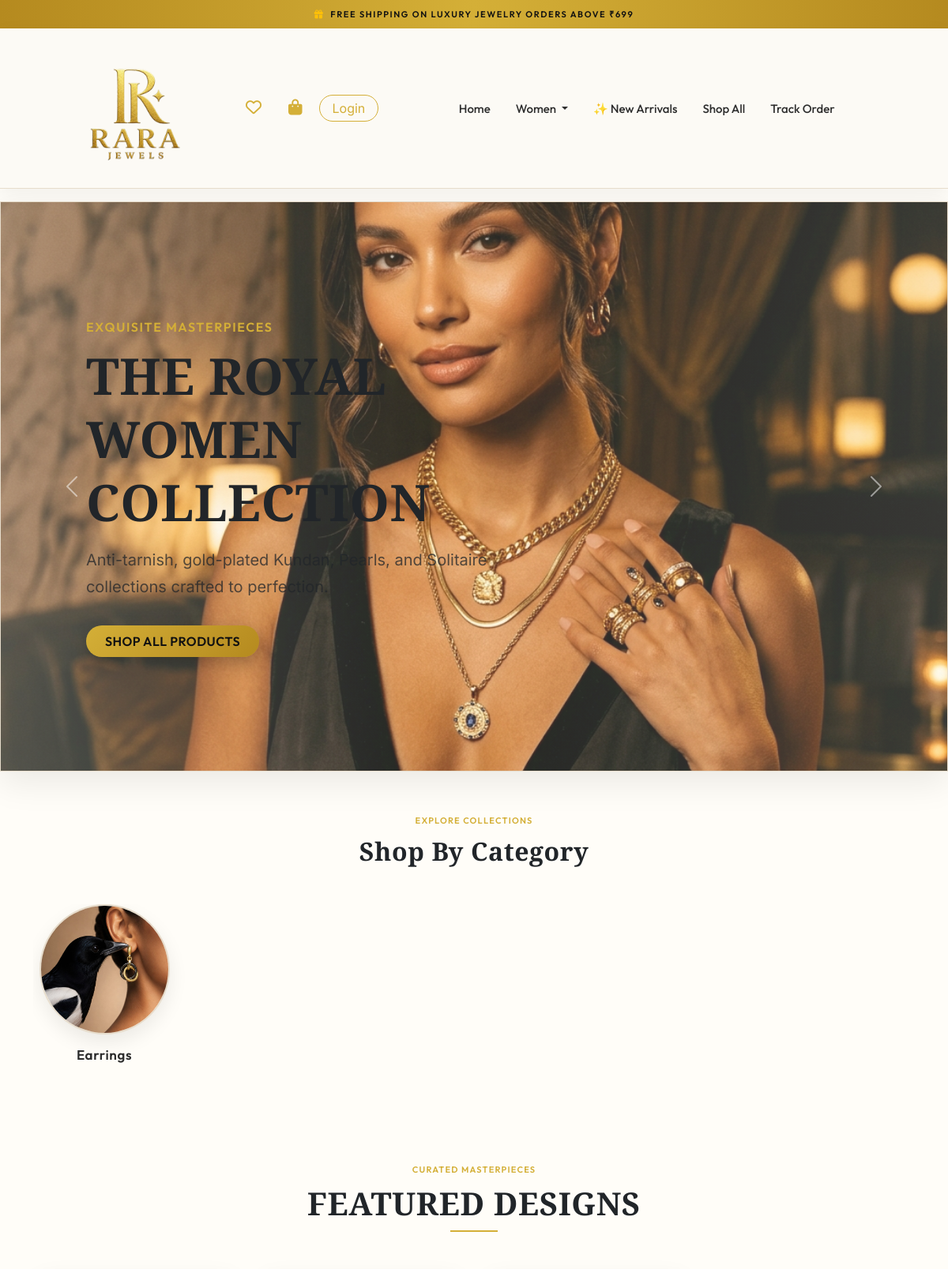
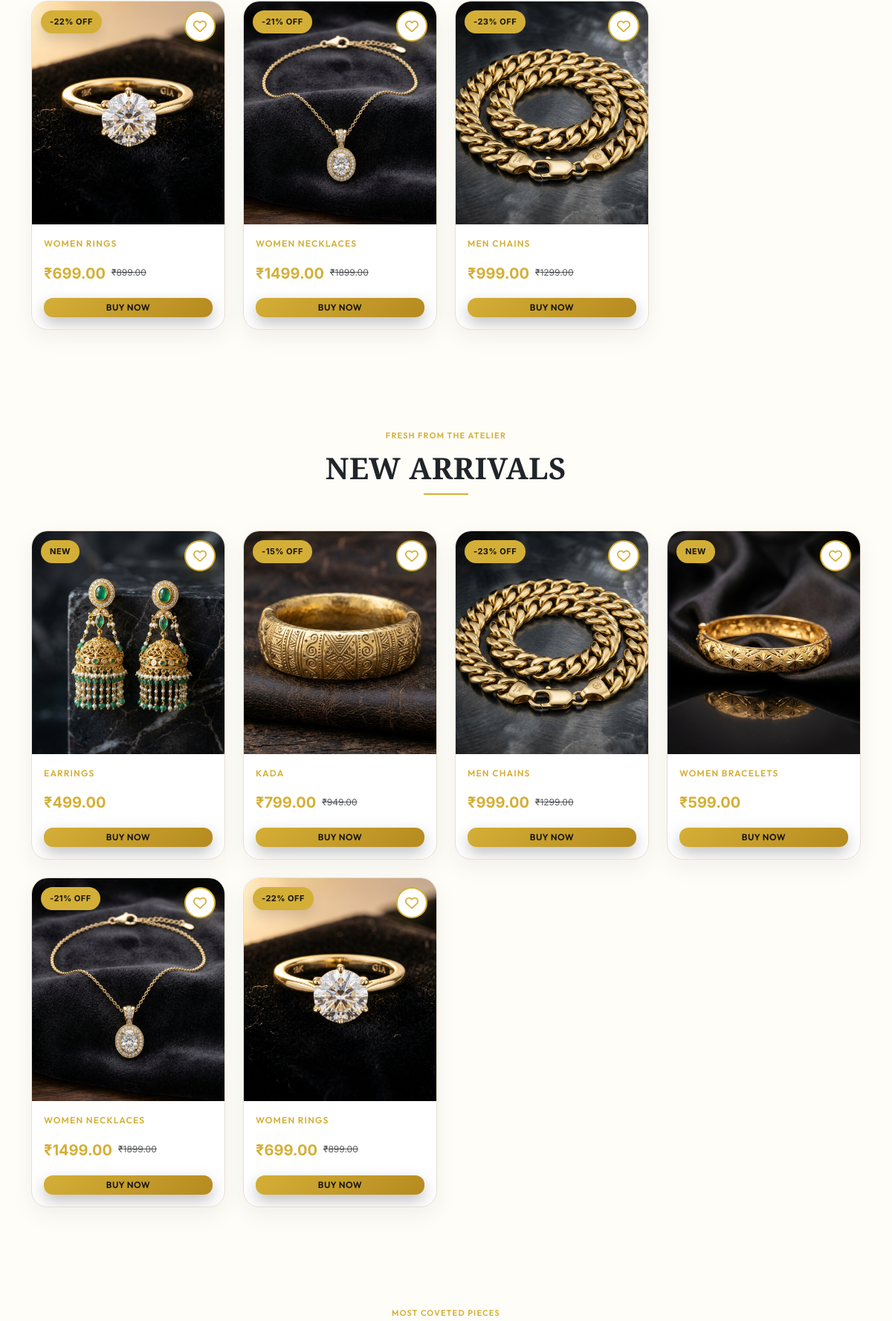
The page / (upper part) on the database its author committed (2 pictures, top to bottom).
### shop/models.py (models this page shows, shortened)
class StoreSetting(models.Model):
    free_shipping_threshold = models.DecimalField(max_digits=10, decimal_places=2, default=699.00)
    shipping_charge = models.DecimalField(max_digits=10, decimal_places=2, default=59.00)
    whatsapp_number = models.CharField(max_length=20, default='+917777974101')
    instagram_url = models.CharField(max_length=255, default='https://instagram.com/rarajewels')
    facebook_url = models.CharField(max_length=255, default='https://facebook.com/rarajewels')
    youtube_url = models.CharField(max_length=255, default='https://youtube.com/rarajewels')
    announcement_text = models.CharField(max_length=255, default='Free Shipping Above ₹699')
    @classmethod
    def get_settings(cls):
        obj, created = cls.objects.get_or_create(id=1)
        return obj

class Banner(models.Model):
    title = models.CharField(max_length=200, blank=True)
    subtitle = models.CharField(max_length=250, blank=True)
    image = models.ImageField(upload_to='banners/')
    link_url = models.CharField(max_length=255, blank=True)
    order = models.IntegerField(default=0)
    active = models.BooleanField(default=True)
    class Meta:
        ordering = ['order', 'id']

class Category(models.Model):
    name = models.CharField(max_length=100)
    slug = models.SlugField(max_length=120, unique=True, blank=True)
    parent = models.ForeignKey('self', on_delete=models.CASCADE, null=True, blank=True, related_name='subcategories')
    image = models.ImageField(upload_to='categories/', null=True, blank=True)
    active = models.BooleanField(default=True)
    description = models.TextField(blank=True)
    class Meta:
        verbose_name_plural = 'categories'

class Product(models.Model):
    name = models.CharField(max_length=255)
    slug = models.SlugField(max_length=255, unique=True, blank=True)
    description = models.TextField()
    price = models.DecimalField(max_digits=10, decimal_places=2)
    discount_price = models.DecimalField(max_digits=10, decimal_places=2, null=True, blank=True)
    category = models.ForeignKey(Category, on_delete=models.CASCADE, related_name='products')
    stock = models.IntegerField(default=0)
    is_featured = models.BooleanField(default=False)
    is_new_arrival = models.BooleanField(default=True)
    is_best_seller = models.BooleanField(default=False)
    is_trending = models.BooleanField(default=False)
    view_count = models.IntegerField(default=0)
    created_at = models.DateTimeField(auto_now_add=True)
    updated_at = models.DateTimeField(auto_now=True)
    @property
    def discount_percent(self):
        if self.discount_price and self.price > 0:
            diff = self.price - self.discount_price
            return int((diff / self.price) * 100)
        return 0
    @property
    def primary_image(self):
        primary = self.images.filter(is_primary=True).first()
        if primary:
            return primary.image.url
        first = self.images.first()
        if first:
            return first.image.url
        return "/static/images/product-placeholder.jpg"

class ProductImage(models.Model):
    product = models.ForeignKey(Product, on_delete=models.CASCADE, related_name='images')
    image = models.ImageField(upload_to='products/')
    is_primary = models.BooleanField(default=False)

### shop/views.py (the view)
# urls.py: path('', views.home_view, name='home'),
def home_view(request):
    banners = Banner.objects.filter(active=True).order_by('order', 'id')
    featured = Product.objects.filter(is_featured=True, stock__gt=0)[:8]
    new_arrivals = Product.objects.filter(is_new_arrival=True, stock__gt=0).order_by('-id')[:8]
    best_sellers = Product.objects.filter(is_best_seller=True, stock__gt=0)[:8]
    trending = Product.objects.filter(is_trending=True, stock__gt=0)[:8]
    reviews = ProductReview.objects.select_related('product', 'user').order_by('-created_at')[:4]
    instagram_mock = [
        {'image': 'https://images.unsplash.com/photo-1599643478518-a784e5dc4c8f?auto=format&fit=crop&w=300&q=80', 'link': '#'},
        {'image': 'https://images.unsplash.com/photo-1535632066927-ab7c9ab60908?auto=format&fit=crop&w=300&q=80', 'link': '#'},
        {'image': 'https://images.unsplash.com/photo-1605100804763-247f67b3557e?auto=format&fit=crop&w=300&q=80', 'link': '#'},
        {'image': 'https://images.unsplash.com/photo-1602751584552-8ba73aad10e1?auto=format&fit=crop&w=300&q=80', 'link': '#'},
        {'image': 'https://images.unsplash.com/photo-1617038260897-41a1f14a8ca0?auto=format&fit=crop&w=300&q=80', 'link': '#'},
        {'image': 'https://images.unsplash.com/photo-1599643477877-537ef527852f?auto=format&fit=crop&w=300&q=80', 'link': '#'},
    ]
    context = {
    'banners': banners,
    'featured': featured,
    'new_arrivals': new_arrivals,
    'best_sellers': best_sellers,
    'trending': trending,
    'reviews': reviews,
    'instagram_gallery': instagram_mock,
    'announcement': StoreSetting.get_settings().announcement_text,
    'women_categories': Category.objects.filter(parent__name__iexact='women', active=True),
    'men_categories': Category.objects.filter(parent__name__iexact='men', active=True),
    'categories': Category.objects.filter(
    active=True,
    image__isnull=False
).exclude(image='')
}
    return render(request, 'shop/home.html', context)

### templates/shop/home.html (shortened to what this page needs)
{% extends 'base.html' %}
{% load static %}
{% load l10n %}
{% block content %}
<div id="heroBannerCarousel" class="carousel slide luxury-slider" data-bs-ride="carousel" data-bs-interval="5000">
    <div class="carousel-inner">
        {% if banners %}
            {% for banner in banners %}
            <div class="carousel-item {% if forloop.first %}active{% endif %}">
          <img src="{{ banner.image.url }}"
     class="carousel-img"
     alt="{{ banner.title }}">
                <div class="carousel-caption-overlay text-center">
                    <div class="container text-start px-4 px-md-5">
                        <div class="col-lg-7">
                            <span class="small-lettering text-gold mb-2 d-block tracking-wide fs-6">Exquisite Masterpieces</span>
                            <h1 class="display-3 playfair-font mb-3 lh-sm fw-bold text-dark hero-title">{{ banner.title|default:"LUXURY IN EVERY DETAIL" }}</h1>
                           <p class="fs-5 text-muted mb-4 d-none d-md-block hero-subtitle">{{ banner.subtitle|default:"Discover our premium gold-plated collections, designed to capture the essence of high-end jewelry." }}</p>
                            {% if banner.link_url %}
                            <a href="{{ banner.link_url }}" class="btn btn-gold rounded-pill px-4 py-2 mt-2">EXPLORE COLLECTION</a>
                            {% else %}
                            <a href="{% url 'shop:products' %}" class="btn btn-gold rounded-pill px-4 py-2 mt-2">SHOP ALL PRODUCTS</a>
                            {% endif %}
                        </div>
                    </div>
                </div>
            </div>
            {% endfor %}
        {% endif %}
    </div>
    <button class="carousel-control-prev" type="button" data-bs-target="#heroBannerCarousel" data-bs-slide="prev">
        <span class="carousel-control-prev-icon" aria-hidden="true"></span>
    </button>
    <button class="carousel-control-next" type="button" data-bs-target="#heroBannerCarousel" data-bs-slide="next">
        <span class="carousel-control-next-icon" aria-hidden="true"></span>
    </button>
</div>
<section class="py-5">
    <div class="container">
        <div class="text-center mb-5">
            <span class="small-lettering text-gold">EXPLORE COLLECTIONS</span>
         <h2 class="playfair-font mt-2 text-dark fw-bold">
    Shop By Category
</h2>
        </div>
        <div class="swiper categorySwiper">
            <div class="swiper-wrapper">
                {% for cat in categories %}
                <div class="swiper-slide text-center">
                    <a href="{% url 'shop:category_products' slug=cat.slug %}" class="text-decoration-none">
                        <div class="category-circle">
                            {% if cat.image %}
                            <img src="{{ cat.image.url }}" alt="{{ cat.name }}">
                            {% endif %}
                        </div>
                      <h6 class="mt-3">
                            {{ cat.name }}
                        </h6>
                    </a>
                </div>
                {% endfor %}
            </div>
        </div>
    </div>
</section>
{% if featured %}
<section class="py-5">
    <div class="container py-3">
        <div class="text-center mb-5">
            <span class="small-lettering text-gold">Curated Masterpieces</span>
          <h2 class="playfair-font text-dark mt-2 fs-1 fw-bold">FEATURED DESIGNS</h2>
            <div class="mx-auto" style="width: 60px; height: 2px; background-color: var(--gold); margin-top: 10px;"></div>
        </div>
        <div class="products-grid">
            {% for item in featured %}
                {% include 'shop/components/product_card.html' with product=item %}
            {% endfor %}
        </div>
    </div>
</section>
{% endif %}
{% if new_arrivals %}
<section id="new-arrivals" class="py-5">
    <div class="container py-3">
        <div class="text-center mb-5">
            <span class="small-lettering text-gold">Fresh From The Atelier</span>
         <h2 class="playfair-font text-dark mt-2 fs-1 fw-bold">NEW ARRIVALS</h2>
            <div class="mx-auto" style="width: 60px; height: 2px; background-color: var(--gold); margin-top: 10px;"></div>
        </div>
        <div class="products-grid">
            {% for item in new_arrivals %}
                {% include 'shop/components/product_card.html' with product=item %}
            {% endfor %}
        </div>
    </div>
</section>
{% endif %}
<section class="py-5">
    <div class="container py-3">
        <div class="text-center mb-4">
            <span class="small-lettering text-gold">Most Coveted Pieces</span>
        </div>
    </div>
</section>
{% endblock %}

### templates/base.html (shortened to what this page needs)
{% load static %}
<!DOCTYPE html>
<html lang="en">
<head>
    <link href="https://cdn.jsdelivr.net/npm/bootstrap@5.3.0/dist/css/bootstrap.min.css" rel="stylesheet">
    <link rel="stylesheet" href="https://cdnjs.cloudflare.com/ajax/libs/font-awesome/6.4.0/css/all.min.css">
    <link rel="stylesheet" href="{% static 'css/style.css' %}">
    <link rel="stylesheet" href="https://cdn.jsdelivr.net/npm/swiper@11/swiper-bundle.min.css">
</head>
<body class="luxury-bg">
    {% if store_settings.announcement_text %}
    <div class="announcement-bar text-center py-2 px-3">
        <span class="small-lettering tracking-wide"><i class="fa-solid fa-gift me-2 text-warning"></i>{{ store_settings.announcement_text }}</span>
    </div>
    {% endif %}
    <nav class="navbar navbar-expand-lg sticky-top luxury-navbar">
        <div class="container py-2">
            <a class="navbar-brand text-gold playfair-font fs-3 tracking-wide" href="{% url 'shop:home' %}">
              <img src="{% static 'images/logo.png' %}" alt="RARA JEWELS" class="navbar-logo">
            </a>
          <div class="d-flex align-items-center gap-2 ms-auto navbar-icons mobile-nav-actions">
    <a href="{% url 'shop:wishlist' %}" class="btn text-light position-relative"><i class="fa-regular fa-heart fs-5"></i></a>
    <a href="{% url 'shop:cart_detail' %}" class="btn text-light position-relative"><i class="fa-solid fa-bag-shopping fs-5 text-gold"></i></a>
    {% if user.is_authenticated %}
    <div class="dropdown"><a class="btn text-light dropdown-toggle d-flex align-items-center gap-2" href="#" role="button" id="userMenu" data-bs-toggle="dropdown" aria-expanded="false"><i class="fa-regular fa-user fs-5 text-gold"></i><span class="d-none d-lg-inline fs-6">{{ user.name|truncatechars:10 }}</span></a>
        <ul class="dropdown-menu dropdown-menu-end bg-black border-gold-dim" aria-labelledby="userMenu"><li><a class="dropdown-item text-light-dim" href="{% url 'accounts:dashboard' %}"><i class="fa-solid fa-circle-user me-2"></i>My Profile</a></li><li><a class="dropdown-item text-light-dim" href="{% url 'accounts:dashboard' %}?tab=orders"><i class="fa-solid fa-box me-2"></i>My Orders</a></li><li><hr class="dropdown-divider border-gold-dim"></li><li><a class="dropdown-item text-danger" href="{% url 'accounts:logout' %}"><i class="fa-solid fa-arrow-right-from-bracket me-2"></i>Logout</a></li></ul>
    </div>
    {% else %}
    <a href="{% url 'accounts:login' %}" class="btn border-gold text-gold rounded-pill px-3 py-1 fs-6 transition-all hover-gold">Login</a>
    {% endif %}
</div>
            <div class="collapse navbar-collapse d-none d-lg-flex"
id="navbarText">
                <ul class="navbar-nav mx-auto mb-2 mb-lg-0">
                    <li class="nav-item">
                        <a class="nav-link text-light px-3" href="{% url 'shop:home' %}">Home</a>
                    </li>
                    <li class="nav-item dropdown">
                        <a class="nav-link dropdown-toggle text-light px-3" href="#" id="womenDropdown" role="button" data-bs-toggle="dropdown" aria-expanded="false">
                            Women
                        </a>
                    </li>
                    <li class="nav-item">
                        <a class="nav-link text-light px-3" href="{% url 'shop:home' %}#new-arrivals">
                                 ✨ New Arrivals
                        </a>
                    </li>
                    <li class="nav-item">
                        <a class="nav-link text-light px-3" href="{% url 'shop:products' %}">Shop All</a>
                    </li>
                    <li class="nav-item">
                        <a class="nav-link text-light px-3" href="{% url 'shop:track_order' %}">Track Order</a>
                    </li>
                </ul>
            </div>
        </div>
    </nav>
    <main>
        {% block content %}{% endblock %}
    </main>
</body>
</html>

### templates/shop/components/product_card.html
{% load static %}
<div class="card product-card luxury-card">
    <div class="card-img-wrapper">
        {% if product.stock == 0 %}
            <span class="card-badge bg-danger text-light">Sold Out</span>
        {% elif product.discount_percent > 0 %}
          <span class="card-badge bg-gold text-dark">
                -{{ product.discount_percent }}% OFF
            </span>
        {% elif product.is_new_arrival %}
         <span class="card-badge bg-gold text-dark">
    NEW
</span>
        {% endif %}
        <div class="wishlist-btn-overlay ajax-wishlist-toggle"
             data-product-id="{{ product.id }}"
             title="Add to Wishlist">
            <i class="fa-regular fa-heart"></i>
        </div>
        <a href="{% url 'shop:product_detail' product.slug %}">
            <img src="{{ product.primary_image }}"
                 class="card-img-top"
                 alt="{{ product.name }}">
        </a>
    </div>
    <div class="card-body p-3">
        <span class="small-lettering text-gold text-xs d-block mb-1">
            {{ product.category.name }}
        </span>
<h5 class="card-title playfair-font fs-6 text-dark mb-2">
            <a href="{% url 'shop:product_detail' product.slug %}"
             class="text-dark hover-text-gold"
                {{ product.name|truncatechars:45 }}
            </a>
        </h5>
        <div class="d-flex align-items-center gap-2 mb-3">
            {% if product.discount_price %}
              <span class="fs-5 text-gold fw-bold">
                    ₹{{ product.discount_price }}
                </span>
<span class="text-xs text-decoration-line-through text-muted">
                    ₹{{ product.price }}
                </span>
            {% else %}
                <span class="fs-5 text-gold fw-bold">
                    ₹{{ product.price }}
                </span>
            {% endif %}
        </div>
        {% if product.stock > 0 %}
            <a href="{% url 'shop:product_detail' product.slug %}"
               class="btn btn-gold w-100 py-1 text-xs font-semibold">
                BUY NOW
            </a>
        {% else %}
<button class="btn btn-secondary disabled rounded-pill w-100 py-2">
                OUT OF STOCK
            </button>
        {% endif %}
    </div>
</div>

### rows shown on the page
StoreSetting: announcement_text "FREE SHIPPING ON LUXURY JEWELRY ORDERS ABOVE ₹699"
Banner: image (picture), title "THE ROYAL WOMEN COLLECTION", subtitle "Anti-tarnish, gold-plated Kundan, Pearls, and Solitaire collections crafted to perfection.", link_url "SHOP ALL PRODUCTS"
Category: image (picture), name "Earrings"
Product: discount_percent "22", primary_image (picture), category.name "WOMEN RINGS", discount_price "699.00", price "899.00", stock "BUY NOW"
Product: discount_percent "21", primary_image (picture), category.name "WOMEN NECKLACES", discount_price "1499.00", price "1899.00", stock "BUY NOW"
Product: discount_percent "23", primary_image (picture), category.name "MEN CHAINS", discount_price "999.00", price "1299.00", stock "BUY NOW"
Product: stock "NEW", primary_image (picture), category.name "EARRINGS", price "499.00"
Product: discount_percent "15", primary_image (picture), category.name "KADA", discount_price "799.00", price "949.00", stock "BUY NOW"
Product: stock "NEW", primary_image (picture), category.name "WOMEN BRACELETS", price "599.00"
